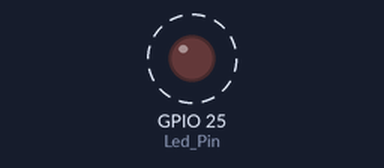
Recording of a sketch running on a simulated ESP32. Shown: output pins drawn as LEDs (lit = HIGH). Dashed ring = blinking.

Above: at 0.4 s.
Timing chart, 0 to 3.0 s (numbered marks = the images above):
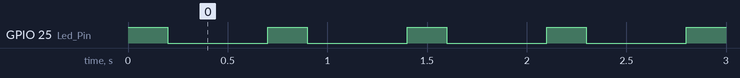

The sketch:

29.ino
```cpp
//definição do pino de LED

#define Led_Pin 25

void setup() {
  // configura o pino como saída
  Serial.begin(115200);
  pinMode(Led_Pin, OUTPUT);
}

void loop() {
  digitalWrite(Led_Pin, HIGH);
  delay(200); // espera
  digitalWrite(Led_Pin, LOW);
  delay(500); // espera
}
```

Measured:
- by itself, GPIO 25 (Led_Pin): alternates HIGH for 0.20 s and LOW for 0.50 s
